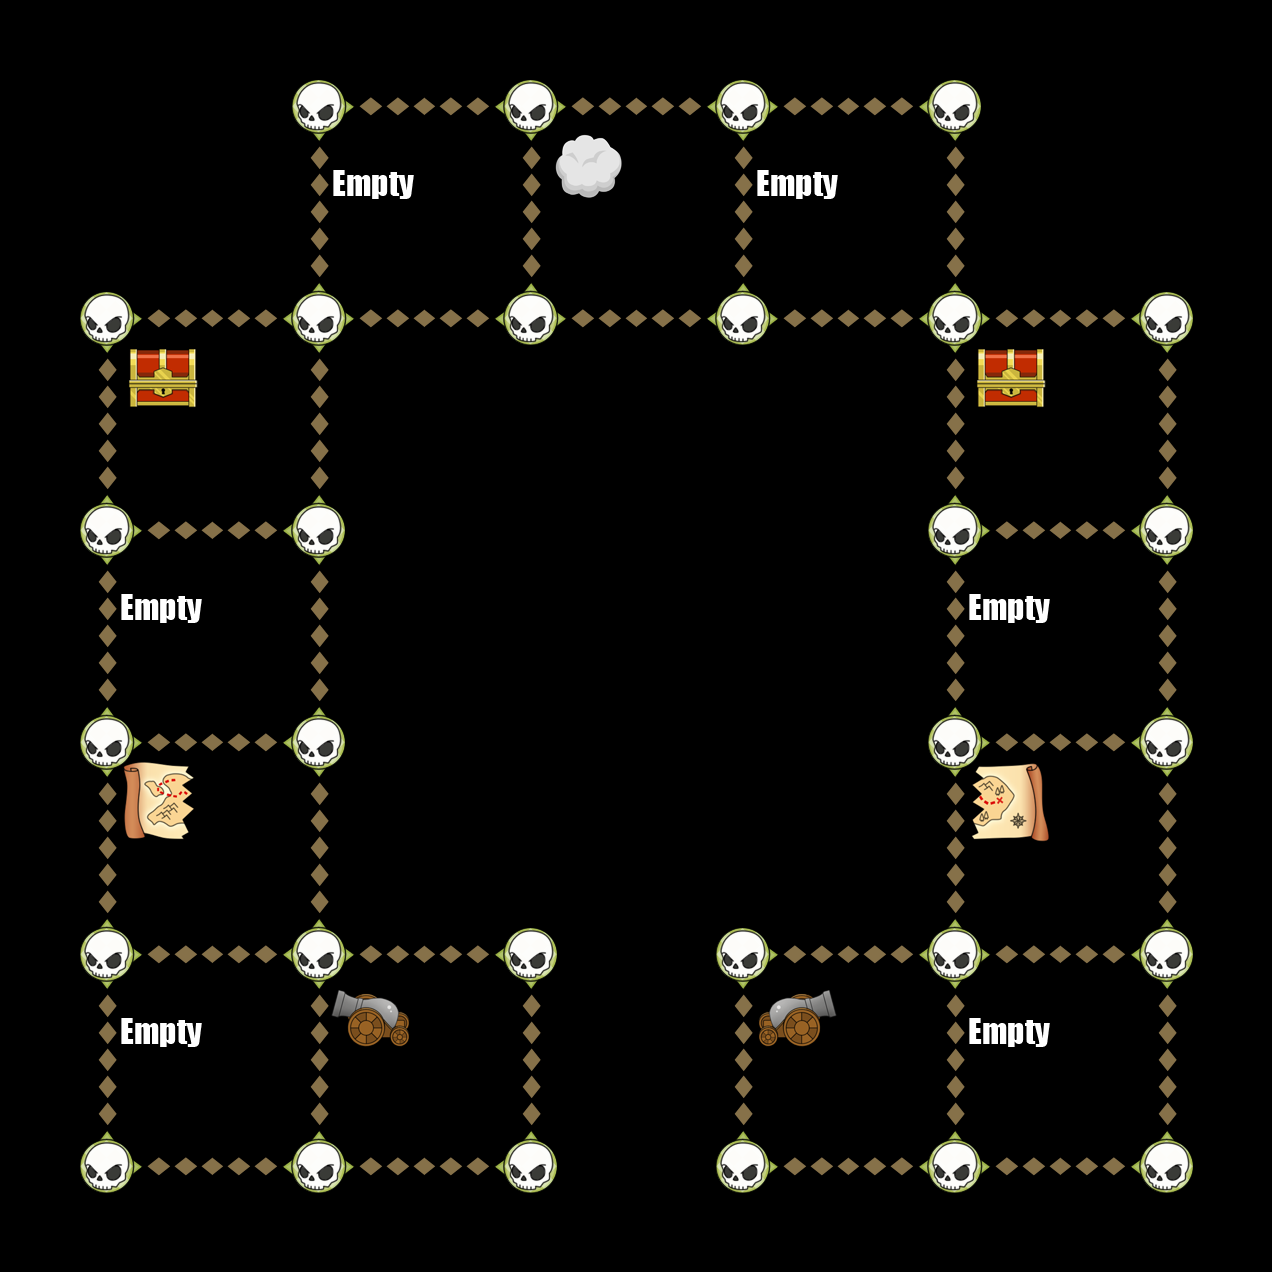

A level layout from a 2D game, rendered from its tile map. Below: a short description, then the map file with tile-grid data replaced by summaries:
An orthogonal 6x6 tile map with 212x212 px tiles, 6 tile layers (Down, Up, Left, Right, ...).

<map version="1.0" orientation="orthogonal" width="6" height="6" tilewidth="212" tileheight="212">
 <tileset firstgid="1" name="TileGraphic_Final-ipadhd" tilewidth="212" tileheight="212">
  <image source="TileGraphic_Final-ipadhd.png" width="636" height="1060" />
  <tile id="0">
   <properties>
    <property name="LineFilled" value="True" />
   </properties>
  </tile>
  <tile id="2">
   <properties>
    <property name="Item" value="TreasureBox" />
   </properties>
  </tile>
  <tile id="4">
   <properties>
    <property name="RowFilled" value="True" />
   </properties>
  </tile>
  <tile id="6">
   <properties>
    <property name="Item" value="CannonLeft" />
   </properties>
  </tile>
  <tile id="7">
   <properties>
    <property name="Item" value="ShipRight" />
   </properties>
  </tile>
  <tile id="8">
   <properties>
    <property name="Item" value="MapOne" />
   </properties>
  </tile>
  <tile id="9">
   <properties>
    <property name="Item" value="CannonRight" />
   </properties>
  </tile>
  <tile id="10">
   <properties>
    <property name="Item" value="ShipLeft" />
   </properties>
  </tile>
  <tile id="11">
   <properties>
    <property name="Item" value="MapTwo" />
   </properties>
  </tile>
  <tile id="12">
   <properties>
    <property name="Item" value="Empty" />
   </properties>
  </tile>
  <tile id="13">
   <properties>
    <property name="Item" value="Skull" />
   </properties>
  </tile>
  <tile id="14">
   <properties>
    <property name="Item" value="Fog" />
   </properties>
  </tile>
 </tileset>
 <layer name="Down" width="6" height="6">
  <data>[36 cells, 22 non-empty, 1 distinct tile ids]</data>
 </layer>
 <layer name="Up" width="6" height="6">
  <data>[36 cells, 22 non-empty, 1 distinct tile ids]</data>
 </layer>
 <layer name="Left" width="6" height="6">
  <data>[36 cells, 20 non-empty, 1 distinct tile ids]</data>
 </layer>
 <layer name="Right" width="6" height="6">
  <data>[36 cells, 20 non-empty, 1 distinct tile ids]</data>
 </layer>
 <layer name="Dots" width="6" height="6">
  <data>[36 cells, 30 non-empty, 1 distinct tile ids]</data>
 </layer>
 <layer name="Items" width="6" height="6">
  <data>[36 cells, 13 non-empty, 7 distinct tile ids]</data>
 </layer>
</map>
